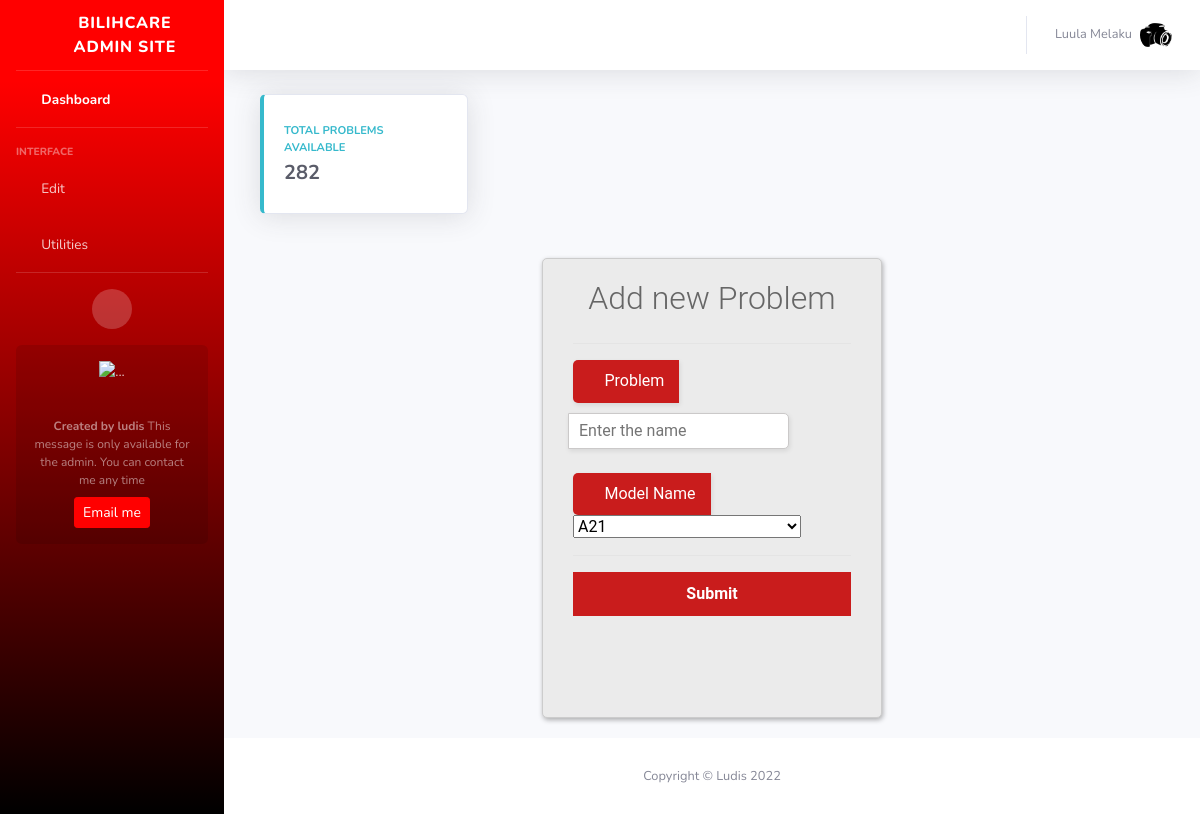
The page /admin-page/problem/add/ (signed in) on the database its author committed.
### repair/models.py (models this page shows, shortened)
class Webpack(models.Model):
    name = models.CharField(max_length=255,null=True,blank=True)
    icon = models.ImageField(null=True)
    email = models.EmailField(null=True,blank=True)
    tiktok = models.CharField(max_length=2555,null=True,blank=True)
    instagram = models.CharField(max_length=2555,null=True,blank=True)
    facebook = models.CharField(max_length=2555,null=True,blank=True)
    telegram = models.CharField(max_length=2555,null=True,blank=True)
    whatsup = models.CharField(max_length=2555,null=True,blank=True)
    youtube = models.CharField(max_length=2555,null=True,blank=True)
    twitter = models.CharField(max_length=2555,null=True,blank=True)
    address = models.CharField(max_length=255,null=True,blank=True)
    phone = models.CharField(max_length=255,null=True,blank=True)

class Profile(models.Model):
    user = models.OneToOneField(User,null=True,on_delete=models.CASCADE)
    phone = models.CharField(max_length=255,null=True,blank=True)
    profile_pic = models.ImageField(null=True,blank=True,upload_to="media/upload")
    is_manager = models.BooleanField(default=False)

### repair/views.py (the view, shortened to what this page needs)
# urls.py: path('admin-page/problem/add/',views.problemadd,name='problemadd'),
@login_required(login_url='login')
def problemadd(request):
    User = request.user
    web = Webpack.objects.get(id=1)
    pp = Profile.objects.get(user=User.id)
    abb = Problem.objects.all().count()
    brand = Model.objects.all()
    prob = Model.objects.all()
    context = {
        'web':web,
        'prob':prob,
        'User':User,
        'pp':pp,
        'abb':abb,
        'brand':brand,
    }
    return render(request,"admin-page/repair/problemadd.html",context)

### repair/templates/admin-page/repair/problemadd.html (shortened to what this page needs)
{% extends 'admin-page/base.html' %}
{% block main %}
<div class="col-xl-3 col-md-6 mb-4">
    <div class="card border-left-info shadow h-100 py-2">
        <div class="card-body">
            <div class="row no-gutters align-items-center">
                <div class="col mr-2">
                    <div class="text-xs font-weight-bold text-info text-uppercase mb-1">Total Problems Available
                    </div>
                    <div class="row no-gutters align-items-center">
                        <div class="col-auto">
                            <div class="h5 mb-0 mr-3 font-weight-bold text-gray-800">{{abb}}</div>
                        </div>
                    </div>
                </div>
                <div class="col-auto">
                    <i class="fas fa-mobile fa-2x text-gray-300"></i>
                </div>
            </div>
        </div>
    </div>
</div>
<div id="main-container">
    <div class="elts">
      <div class="main-block">
        <h1>Add new Problem</h1>
        <form method="POST">
          <hr>
          <label id="icon" for="name"><i class="fas fa-pen"></i> Problem</label>
          <input type="text" style="margin-top: 10px;" name="one" id="name" placeholder="Enter the name" required/><br><br>
          <label id="icon" for="name"><i class="fas fa-pen"></i> Model Name</label>
          <select name="two" id="">
           {% for b in brand %}
           <option value="{{b.id}}">{{b.name}}</option>
           {% endfor %}
          </select>
          <hr>
          <div class="btn-block">
            <button type="submit" name="add">Submit</button>
          </div>
        </form>
      </div>
    </div>
  </div>
{% endblock %}

### repair/templates/admin-page/base.html (shortened to what this page needs)
<!DOCTYPE html>
<html lang="en">
<head>
    <link href="/static/admin-page/vendor/fontawesome-free/css/all.min.css" rel="stylesheet" type="text/css">
        <link rel="stylesheet" type="text/css" href="/static/css/css/loader.css">
    <link href="/static/admin-page/css/sb-admin-2.css" rel="stylesheet">
</head>
<body id="page-top">
    <div id="wrapper">
        <ul class="navbar-nav bg-gradient-primary sidebar sidebar-dark accordion" id="accordionSidebar">
            <a class="sidebar-brand d-flex align-items-center justify-content-center" href="{%url 'repair:admin'%}">
                <div class="sidebar-brand-icon rotate-n-15">
                    <i class="fas fa-laugh-wink"></i>
                </div>
                <div class="sidebar-brand-text mx-3">{{web.name}} Admin site</div>
            </a>
            <hr class="sidebar-divider my-0">
            <li class="nav-item active">
                <a class="nav-link" href="{%url 'repair:admin'%}">
                    <i class="fas fa-fw fa-tachometer-alt"></i>
                    <span>Dashboard</span></a>
            </li>
            <hr class="sidebar-divider">
            <div class="sidebar-heading">
                Interface
            </div>
            <li class="nav-item">
                <a class="nav-link collapsed" href="#" data-toggle="collapse" data-target="#collapseTwo"
                    aria-expanded="true" aria-controls="collapseTwo">
                    <i class="fas fa-fw fa-cog"></i>
                    <span>Edit</span>
                </a>
            </li>
            <li class="nav-item">
                <a class="nav-link collapsed" href="#" data-toggle="collapse" data-target="#collapseUtilities"
                    aria-expanded="true" aria-controls="collapseUtilities">
                    <i class="fas fa-fw fa-wrench"></i>
                    <span>Utilities</span>
                </a>
            </li>
            <hr class="sidebar-divider d-none d-md-block">
            <div class="text-center d-none d-md-inline">
                <button class="rounded-circle border-0" id="sidebarToggle"></button>
            </div>
            <div class="sidebar-card d-none d-lg-flex">
                <img class="sidebar-card-illustration mb-2" src="/static/admin-page/img/undraw_rocket.svg" alt="...">
                <p class="text-center mb-2"><strong>Created by ludis</strong> This message is only available for the admin. You can contact me any time</p>
                <a class="btn btn-success btn-sm" href="mailto:leulsegedmelaku1020@gmail.com">Email me</a>
            </div>
        </ul>
        <div id="content-wrapper" class="d-flex flex-column">
            <div id="content">
                <nav class="navbar navbar-expand navbar-light bg-white topbar mb-4 static-top shadow">
                    <ul class="navbar-nav ml-auto">
                        <li class="nav-item dropdown no-arrow">
                            <a class="nav-link dropdown-toggle" href="#" id="userDropdown" role="button"
                                data-toggle="dropdown" aria-haspopup="true" aria-expanded="false">
                                <span class="mr-2 d-none d-lg-inline text-gray-600 small">
                                    {% if User.first_name %}
                                    {{User.first_name}} {{User.last_name}}
                                    {% else %}
                                    {{User.username}}
                                    {% endif %}
                                </span>
                                {% if pp.profile_pic %}
                                <img class="img-profile rounded-circle"
                                    src="{{pp.profile_pic.url}}">
                                {% else %}
                                <img src="/static/images/undraw_pic_profile_re_7g2h.svg" class="img-profile rounded-circle">
                                {% endif %}
                            </a>
                        </li>
                    </ul>
                </nav>
                <div class="container-fluid">
{% block main %}
{% endblock %}
                </div>
            </div>
            <footer class="sticky-footer bg-white">
                <div class="container my-auto">
                    <div class="copyright text-center my-auto">
                        <span>Copyright &copy; Ludis 2022</span>
                    </div>
                </div>
            </footer>
        </div>
    </div>
</body>
</html>

### repair/templates/admin-page/base.html (style rules this page uses)
.main-block div,.main-block h1,.main-block form,.main-block input,.main-block p { padding: 0; margin: 0; outline: none; font-family: Roboto, Arial, sans-serif; font-size: 16px; color: #666; }
.main-block input,#main-block textarea { padding: 10px; border-radius: 10px; margin-top: 10px; border: 1px solid red; max-width: 250px; }
.main-block h1 { padding: 10px 0; font-size: 32px; font-weight: 300; text-align: center; }
.main-block hr { color: #a9a9a9; opacity: 0.3; }
.main-block { max-width: 340px; min-height: 460px; padding: 10px 0; margin: auto; border-radius: 5px; border: solid 1px #ccc; box-shadow: 1px 2px 5px rgba(0,0,0,.31); background: #ebebeb; }
.main-block form { margin: 0 30px; }
.main-block label#icon { margin: 0; border-radius: 5px 0 0 5px; }
input[type=text], input[type=password] { width: calc(100% - 57px); height: 36px; margin: 13px 0 0 -5px; padding-left: 10px; border-radius: 0 5px 5px 0; border: solid 1px #cbc9c9; box-shadow: 1px 2px 5px rgba(0,0,0,.09); background: #fff; }
.main-block #icon { display: inline-block; padding: 9.3px 15px; box-shadow: 1px 2px 5px rgba(0,0,0,.09); background: #c91c1c; color: #fff; text-align: center; }
.main-block .btn-block { margin-top: 10px; text-align: center; }
button { width: 100%; padding: 10px 0; margin: 10px auto; border-radius: 5px; border: none; background: #c91c1c; font-size: 14px; font-weight: 600; color: #fff; }
#main-container { display: flex; justify-content: center; align-items: center; flex-wrap: wrap; }
#main-container .elts { margin: 20px; }

### rows shown on the page
Webpack: name "BILIHCARE"
Profile: profile_pic (picture)

### other values the page prints
{{ User.first_name }} "Luula"
{{ User.last_name }} "Melaku"
{{ abb }} "282"
form field two "A21"
